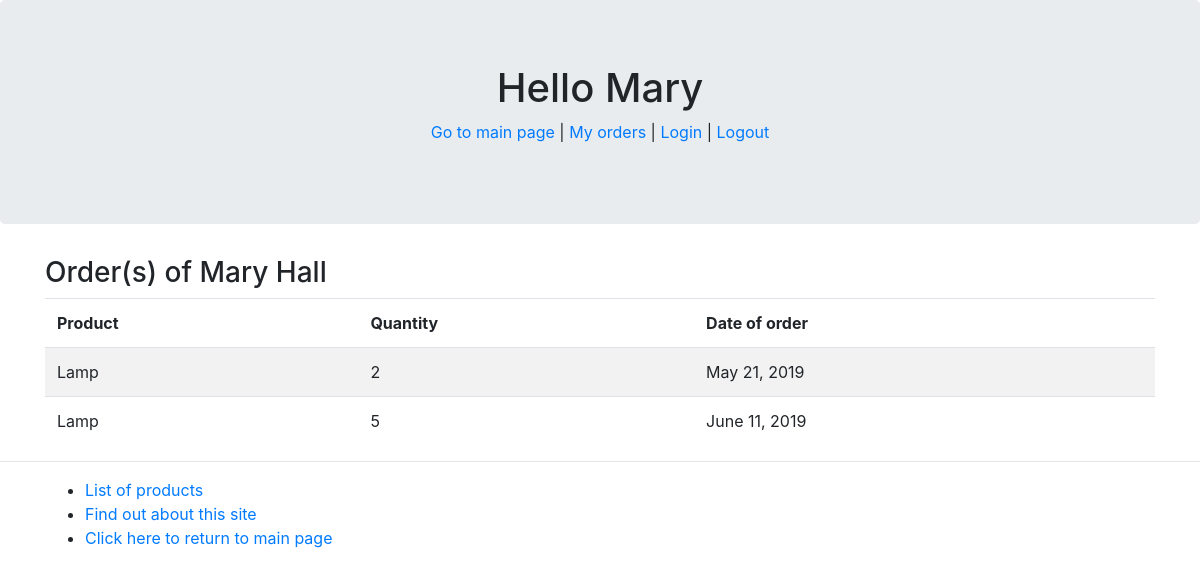
Before: /myapp/myorders/ (signed in) with the older database file.
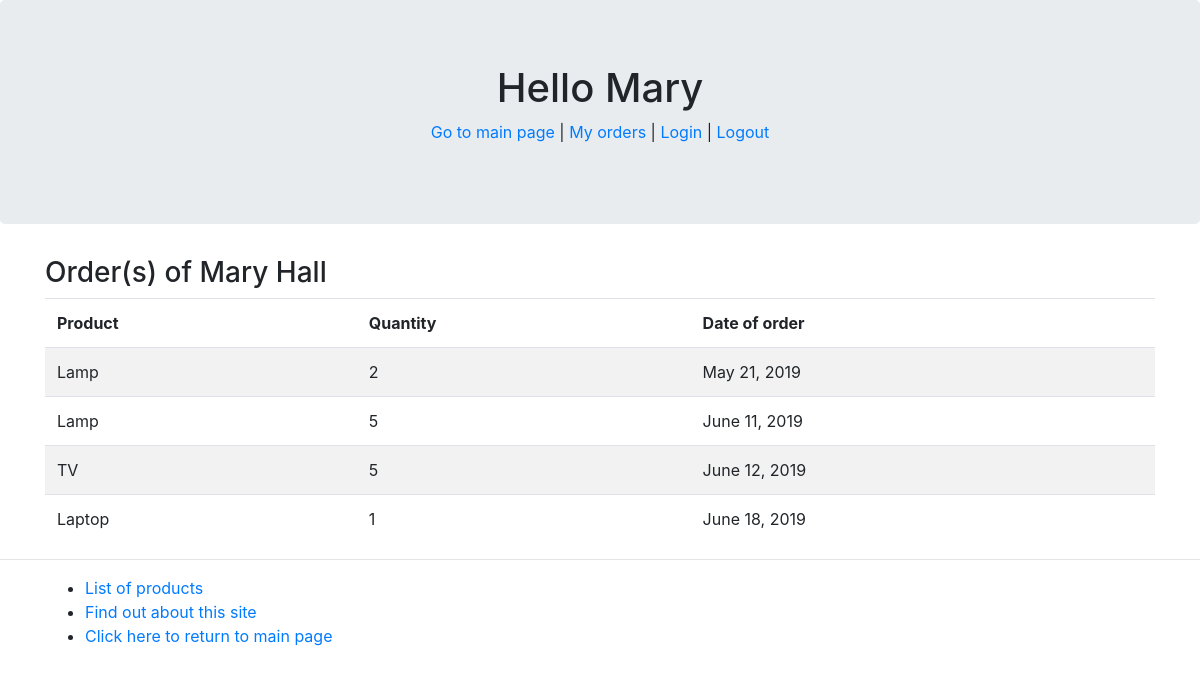
After: the same page with the newer database file.
### myapp/models.py (models this page shows, shortened)
class Order(models.Model):
    ORDER_STATUS = [
        (0, 'Order Cancelled'),
        (1, 'Order Placed'),
        (2, 'Order Shipped'),
        (3, 'Oder Delivered')
    ]
    product = models.ForeignKey(Product, related_name='product', on_delete=models.DO_NOTHING)
    client = models.ForeignKey(Client, related_name='client', on_delete=models.DO_NOTHING)
    num_units = models.PositiveIntegerField(default=1)
    order_status = models.IntegerField(choices=ORDER_STATUS, default='1')
    status_date = models.DateField(default=timezone.now)

class Product(models.Model):
    name = models.CharField(max_length=200)
    category = models.ForeignKey(Category, related_name='category', on_delete=models.CASCADE)
    price = models.DecimalField(max_digits=10, decimal_places=2)
    stock = models.PositiveIntegerField(default=100)
    available = models.BooleanField(default=True)
    interested = models.PositiveIntegerField(default=0)
    description = models.TextField(max_length=200, blank=True)

### myapp/views.py (the view)
def myorders(request):
    user = request.user
    if user.is_authenticated:
        client = Client.objects.get(username=user.username)
        if type(client) is Client:
            orders = Order.objects.filter(client=client)
            return render(request, 'myapp/myorders.html', {'orders': orders, 'client':client})
    else:
        return HttpResponse('You are not authenticated')
    return 0

### myapp/models.py (called while the page is built)
    def __str__(self):
        return "%s %s" % (self.first_name, self.last_name)

### myapp/templates/myapp/myorders.html (shortened to what this page needs)
{% extends 'myapp/base.html' %}
{% block body_block %}
    {% if orders %}
        <h3>Order(s) of {{ client }}</h3>
        <table class="table table-striped">
            <thead>
                <tr>
                    <td>
                        <strong>Product</strong>
                    </td>
                    <td>
                        <strong>Quantity</strong>
                    </td>
                    <td>
                        <strong>Date of order</strong>
                    </td>
                </tr>
            </thead>
            {% for order in orders %}
                <tr>
                    <td>
                        {{ order.product.name }}
                    </td>
                    <td>
                        {{ order.num_units }}
                    </td>
                    <td>
                        {{ order.status_date }}
                    </td>
                </tr>
            {% endfor %}
        </table>
    {% else %}
        <p>You have no orders</p>
    {% endif %}
{% endblock %}

### myapp/templates/myapp/base.html (shortened to what this page needs)
<!DOCTYPE html>
{% load staticfiles %}
{% load bootstrap4 %}
{% bootstrap_css %}
<html>
    <head>
    </head>
 <body>
 <div class="jumbotron text-center">
    <h1 id="header">{% block myhdg %}Hello {{ request.user.first_name }} {% endblock %}</h1>
    <p><a href="{% url 'myapp:index' %}">Go to main page</a> |
        <a href="{% url 'myapp:myorders' %}">My orders</a> |
        <a href="{% url 'myapp:user_login' %}">Login</a> |
        <a href="{% url 'myapp:user_logout' %}">Logout</a></p>
 </div>
 <div class="container">
 {% block body_block %}*** {% endblock %}
 </div>
 <hr/>
 <div class="container">
 <ul>
     <li class="hbar1"><a href="{% url 'myapp:products' %}">List of products</a></li>
     <li class="hbar1"><a href="{% url 'myapp:about' %}">Find out about this site</a></li>
     <li class="hbar1"><a href = "{% url 'myapp:index' %}">Click here to return to main page</a><br/></li>
 </ul>
 </div>
 </body>
</html>

Changed rows visible on the page:
added Order: product.name "TV", num_units "5", status_date "June 12, 2019"
added Order: product.name "Laptop", num_units "1", status_date "June 18, 2019"
